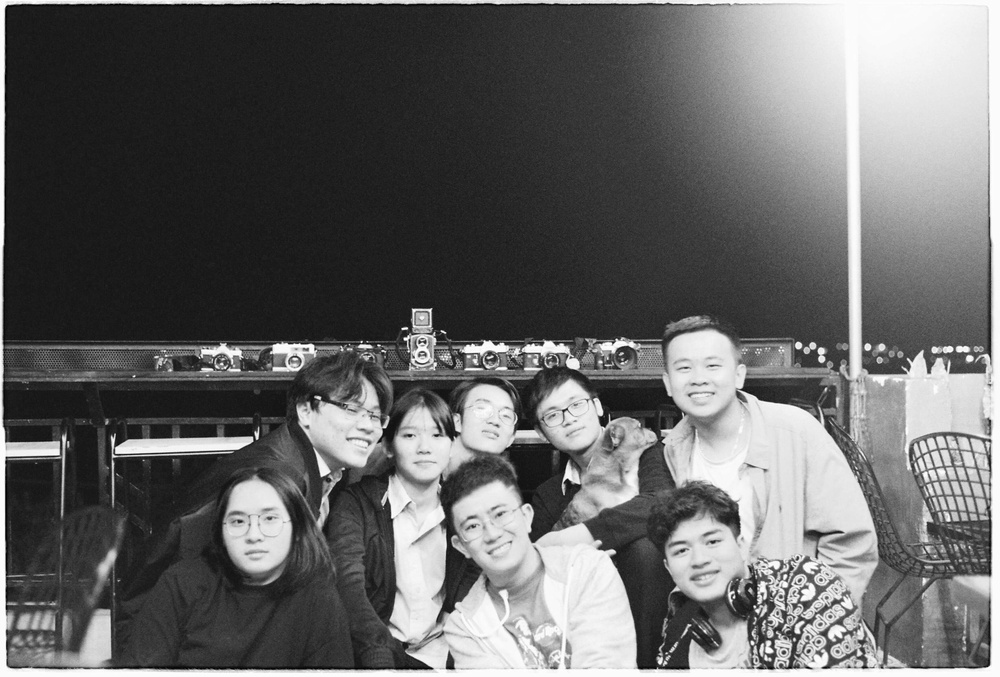
#> input picture Histogram Project/image.jpg, 1000 x 677 px, shrunk from 3543 x 2397 before the run
$ python untitled1.py
#> lines starting #> are read from the running program, lines starting #| are printed output that depends on the picture
# -*- coding: utf-8 -*-
"""
Created on Sun Mar 10 00:14:52 2019

@author: thewo
"""
from matplotlib.image import imread
import matplotlib.pyplot as plt

im = imread('image.jpg')
#> im is the input picture: shape (677, 1000, 3); min 0, max 255, mean 101.9
# calculate mean value from RGB channels and flatten to 1D array


plt.imshow(im, cmap = 'gray', interpolation = 'bicubic')
plt.xticks([]), plt.yticks([])  # to hide tick values on X and Y axis
plt.show()

vals = im.mean(axis=2).flatten()
# plot histogram with 255 bins

b, bins, patches = plt.hist(vals, 255)
#> b = 255 values, max 21997 at index 27, min 52 at index 2, mean 2654.9; bins = 256 values from 0 to 255; patches = 255 items
plt.xlim([0,255])
plt.show()
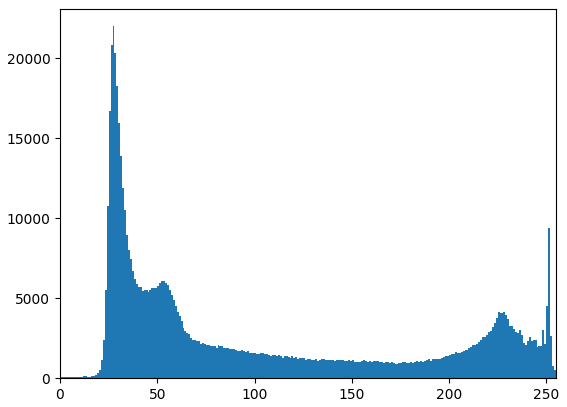
#> figure drawn by matplotlib, 1 panel; tallest bar 21997 high, from x = 27 to 28

$ run again, with Histogram Project/test.jpg copied over Histogram Project/image.jpg
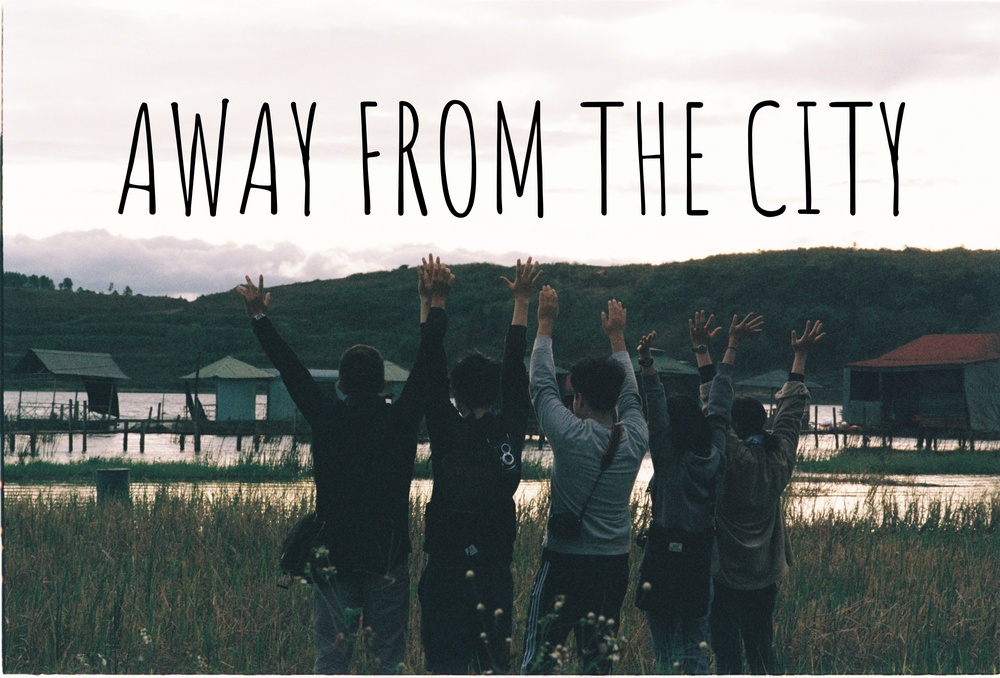
#> input picture Histogram Project/test.jpg, 1000 x 678 px, shrunk from 5314 x 3602 before the run
#> im is the input picture: shape (678, 1000, 3); mean R, G, B 125.7, 131, 128.6
#> b = 255 values, max 69392 at index 252, min 37 at index 17, mean 2658.8; bins = 256 values from 0 to 255; patches = 255 items
#> `plt.show()`:
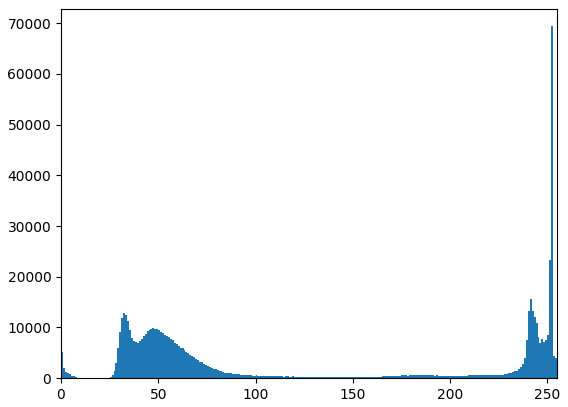
#> figure drawn by matplotlib, 1 panel; tallest bar 69392 high, from x = 252 to 253
